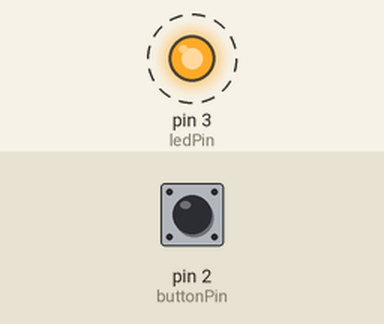
This sketch was run on a simulated Arduino Uno, built with avr-gcc and run on an emulated ATmega328P. Parts: output pins drawn as LEDs (lit = HIGH). Dashed ring = blinking. The inputs (shaded band) are chosen by the test bench; at power-on: pin 2 (buttonPin) LOW. What the sketch prints to the serial monitor is not drawn.

Above: at 0.5 s.
Timing chart, 0 to 4.6 s (numbered marks = the images above):
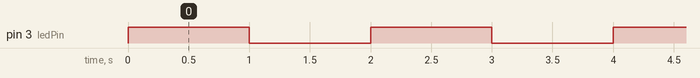

Measured:
- by itself, pin 3 (ledPin): alternates HIGH for 1.0 s and LOW for 1.0 s

The sketch:

W11_12_delayProblem_timerSolution.ino
```cpp
// W11_12 delayProblem_timerSolution
// open serial monitor once code is uploaded

// need button circuit on pin 2, led on pin 3
int buttonPin = 2;
int buttonState = 0;

int ledPin = 3;
int ledState = 0;

unsigned long timeNow = 0;
unsigned long ledBlink_Interval = 1000;
unsigned long ledBlink_Start = 0;
unsigned long ledBlink_ElapsedTime = 0;

void setup() {
  // put your setup code here, to run once:
  Serial.begin(9600);
  while(!Serial);
  pinMode(buttonPin, INPUT);
  pinMode(ledPin,    OUTPUT);
}

void loop() {

  // open PLOTTER to see what is happening

  // read the button
  buttonState = digitalRead( buttonPin );
  Serial.print ( buttonState );
  Serial.print ('\t');

  // ***** delay solution *****
  ledState = 1 - ledState;         // toggle LED
  digitalWrite(ledPin, ledState);  // write to LED
  printLEDState();                 // print out LED state

  delay(1000);                     // delay 1 second for blink

//   // ***** timer solution *****
//   timeNow = millis();
//
//   // NOTE::  timeNow - ledBlink_Start == how much time has elapsed?
//   if ( timeNow - ledBlink_Start  > ledBlink_Interval ) {
//
//      // same as above
//      ledState = 1 - ledState;        // toggle LED
//      digitalWrite(ledPin, ledState); // write to LED
//      printLEDState();              // print out LED state
//
//      ledBlink_Start += ledBlink_Interval;
//   }

  //printLEDState(); // for plotter, if used comment out fxn call in timer
  Serial.println();
}


void printLEDState(){
     int shift = 3; // move the LED above the botton on display
    // output the state to monitor
    if (ledState == 1) {
      //Serial.print("\tLED HIGH\t");
      Serial.print(1+shift);
    } else {
      //Serial.print("\tLED LOW\t");
      Serial.print(0+shift);
    }
}
```
